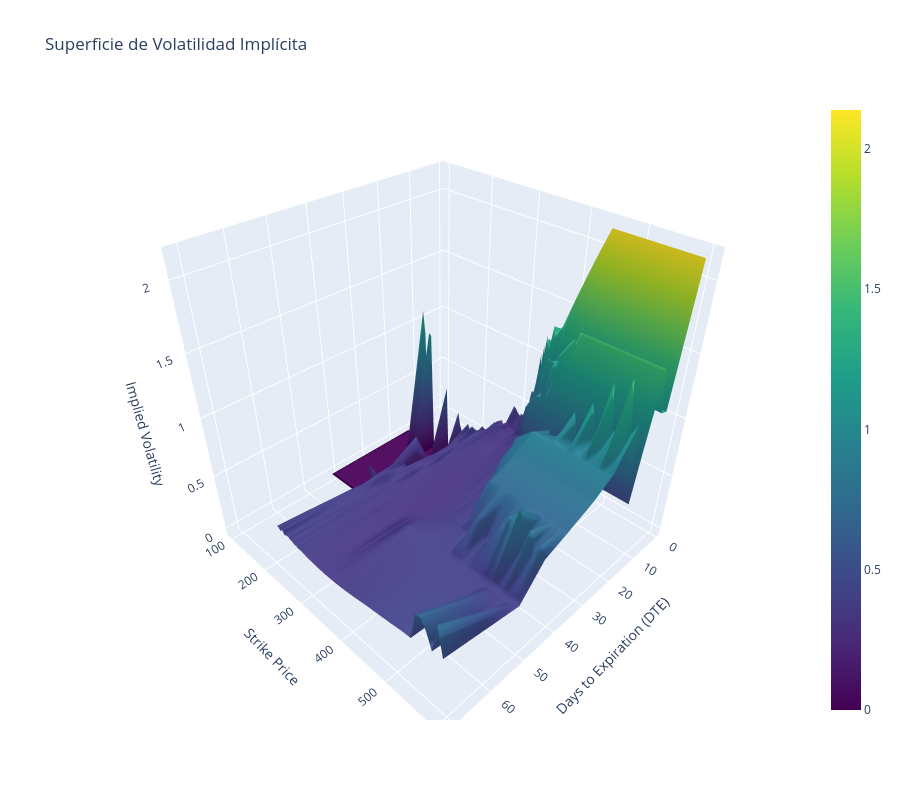

Write notebook code for a chart like this one.
### Code cell
import plotly.graph_objects as go

# 1. Extraemos los ejes correctamente de la estructura de tu tabla
strike_axis = vol_surface.index     # Filas: 100, 105, 110...
dte_axis = vol_surface.columns      # Columnas: 1, 8, 15...
z_values = vol_surface.values       # La matriz de IV

# 2. Configuración del gráfico
fig = go.Figure(data=[go.Surface(
    z=z_values,
    x=dte_axis,      # El eje X ahora son los DTE (1 a 71)
    y=strike_axis,   # El eje Y ahora son los Strikes (100 a 145)
    colorscale='Viridis',
    hovertemplate='DTE: %{x}<br>Strike: %{y}<br>IV: %{z:.4f}<extra></extra>'
)])

# 3. Ajuste de layout con las etiquetas correctas
fig.update_layout(
    title='Superficie de Volatilidad Implícita',
    scene=dict(
        xaxis_title='Days to Expiration (DTE)',
        yaxis_title='Strike Price',
        zaxis_title='Implied Volatility'
    ),
    autosize=True,
    width=900,
    height=800
)

fig.show()

### Figure 1 — Plotly figure (JSON) as saved in the notebook; plotly's stock layout.template omitted (floating-point values rounded to 4 significant figures; data arrays with more than 128 entries replaced by an {"elided": "..."} marker saying what was removed)
{"data": [{"colorscale": [[0, "#440154"], [0.1111, "#482878"], [0.2222, "#3e4989"], [0.3333, "#31688e"], [0.4444, "#26828e"], [0.5556, "#1f9e89"], [0.6667, "#35b779"], [0.7778, "#6ece58"], [0.8889, "#b5de2b"], [1, "#fde725"]], "hovertemplate": "DTE: %{x}<br>Strike: %{y}<br>IV: %{z:.4f}<extra></extra>", "type": "surface", "x": [1, 4, 6, 8, 11, 13, 15, 22, 28, 36, 43, 50, 71], "y": [50.0, 55.0, 60.0, 65.0, 70.0, 75.0, 80.0, 85.0, 90.0, 95.0, 100.0, 105.0, 110.0, 115.0, 120.0, 125.0, 130.0, 135.0, 140.0, 145.0, 150.0, 155.0, 160.0, 165.0, 170.0, 175.0, 180.0, 185.0, 190.0, 195.0, 200.0, 205.0, 210.0, 215.0, 220.0, 225.0, 230.0, 235.0, 240.0, 245.0, 247.5, 250.0, 252.5, 255.0, 257.5, 260.0, 262.5, 265.0, 267.5, 270.0, 272.5, 275.0, 277.5, 280.0, 282.5, 285.0, 287.5, 290.0, 292.5, 295.0, 297.5, 300.0, 302.5, 305.0, 307.5, 310.0, 312.5, 315.0, 317.5, 320.0, 322.5, 325.0, 327.5, 330.0, 332.5, 335.0, 337.5, 340.0, 342.5, 345.0, 347.5, 350.0, 352.5, 355.0, 360.0, 365.0, 370.0, 375.0, 380.0, 385.0, 390.0, 395.0, 400.0, 405.0, 410.0, 415.0, 420.0, 425.0, 430.0, 435.0, 440.0, 445.0, 450.0, 455.0, 460.0, 465.0, 470.0, 480.0, 490.0, 500.0, 510.0, 520.0, 530.0, 540.0, 550.0, 560.0, 570.0, 580.0, 590.0, 600.0], "z": {"elided": "120x13 float values"}}], "layout": {"autosize": true, "height": 800, "scene": {"xaxis": {"title": {"text": "Days to Expiration (DTE)"}}, "yaxis": {"title": {"text": "Strike Price"}}, "zaxis": {"title": {"text": "Implied Volatility"}}}, "title": {"text": "Superficie de Volatilidad Implícita"}, "width": 900}}
